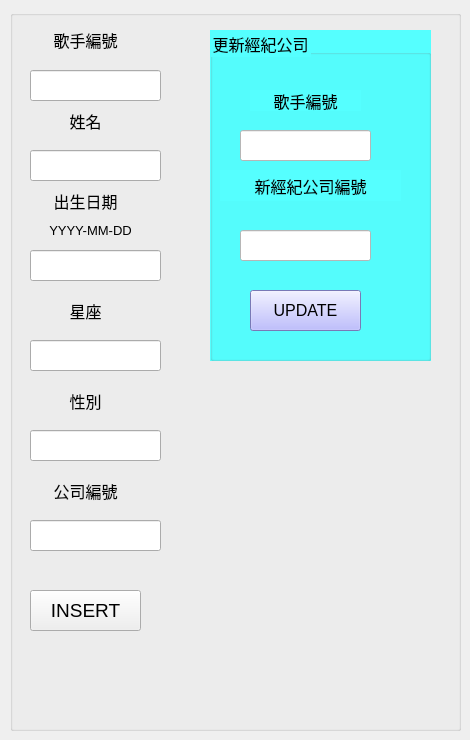
    <widget class="QWidget" name="tab">
     <attribute name="title">
      <string>歌手</string>
     </attribute>
     <widget class="QGroupBox" name="groupBox">
      <property name="geometry">
       <rect>
        <x>10</x>
        <y>10</y>
        <width>451</width>
        <height>721</height>
       </rect>
      </property>
      <property name="font">
       <font>
        <family>Arial</family>
        <pointsize>14</pointsize>
       </font>
      </property>
      <property name="title">
       <string/>
      </property>
      <widget class="QLabel" name="label">
       <property name="geometry">
        <rect>
         <x>20</x>
         <y>14</y>
         <width>111</width>
         <height>31</height>
        </rect>
       </property>
       <property name="font">
        <font>
         <family>Arial</family>
         <pointsize>12</pointsize>
        </font>
       </property>
       <property name="text">
        <string>歌手編號</string>
       </property>
       <property name="alignment">
        <set>Qt::AlignCenter</set>
       </property>
      </widget>
      <widget class="QLabel" name="label_2">
       <property name="geometry">
        <rect>
         <x>20</x>
         <y>100</y>
         <width>111</width>
         <height>21</height>
        </rect>
       </property>
       <property name="font">
        <font>
         <family>Arial</family>
         <pointsize>12</pointsize>
        </font>
       </property>
       <property name="text">
        <string>姓名</string>
       </property>
       <property name="alignment">
        <set>Qt::AlignCenter</set>
       </property>
      </widget>
      <widget class="QLabel" name="label_3">
       <property name="geometry">
        <rect>
         <x>20</x>
         <y>180</y>
         <width>111</width>
         <height>21</height>
        </rect>
       </property>
       <property name="font">
        <font>
         <family>Arial</family>
         <pointsize>12</pointsize>
        </font>
       </property>
       <property name="text">
        <string>出生日期</string>
       </property>
       <property name="alignment">
        <set>Qt::AlignCenter</set>
       </property>
      </widget>
      <widget class="QPushButton" name="pushButton">
       <property name="geometry">
        <rect>
         <x>20</x>
         <y>580</y>
         <width>111</width>
         <height>41</height>
        </rect>
       </property>
       <property name="text">
        <string>INSERT</string>
       </property>
      </widget>
      <widget class="QLabel" name="label_4">
       <property name="geometry">
        <rect>
         <x>20</x>
         <y>290</y>
         <width>111</width>
         <height>21</height>
        </rect>
       </property>
       <property name="font">
        <font>
         <family>Arial</family>
         <pointsize>12</pointsize>
        </font>
       </property>
       <property name="text">
        <string>星座</string>
       </property>
       <property name="alignment">
        <set>Qt::AlignCenter</set>
       </property>
      </widget>
      <widget class="QLabel" name="label_5">
       <property name="geometry">
        <rect>
         <x>10</x>
         <y>210</y>
         <width>141</width>
         <height>21</height>
        </rect>
       </property>
       <property name="font">
        <font>
         <family>Arial</family>
         <pointsize>10</pointsize>
        </font>
       </property>
       <property name="text">
        <string>YYYY-MM-DD</string>
       </property>
       <property name="alignment">
        <set>Qt::AlignCenter</set>
       </property>
      </widget>
      <widget class="QLabel" name="label_6">
       <property name="geometry">
        <rect>
         <x>20</x>
         <y>380</y>
         <width>111</width>
         <height>21</height>
        </rect>
       </property>
       <property name="font">
        <font>
         <family>Arial</family>
         <pointsize>12</pointsize>
        </font>
       </property>
       <property name="text">
        <string>性別</string>
       </property>
       <property name="alignment">
        <set>Qt::AlignCenter</set>
       </property>
      </widget>
      <widget class="QLabel" name="label_7">
       <property name="geometry">
        <rect>
         <x>20</x>
         <y>470</y>
         <width>111</width>
         <height>21</height>
        </rect>
       </property>
       <property name="font">
        <font>
         <family>Arial</family>
         <pointsize>12</pointsize>
        </font>
       </property>
       <property name="text">
        <string>公司編號</string>
       </property>
       <property name="alignment">
        <set>Qt::AlignCenter</set>
       </property>
      </widget>
      <widget class="QGroupBox" name="groupBox_6">
       <property name="geometry">
        <rect>
         <x>200</x>
         <y>20</y>
         <width>221</width>
         <height>331</height>
        </rect>
       </property>
       <property name="font">
        <font>
         <family>Arial</family>
         <pointsize>12</pointsize>
        </font>
       </property>
       <property name="styleSheet">
        <string notr="true">background-color: rgb(85, 255, 255);</string>
       </property>
       <property name="title">
        <string>更新經紀公司</string>
       </property>
       <widget class="QLabel" name="label_12">
        <property name="geometry">
         <rect>
          <x>40</x>
          <y>60</y>
          <width>111</width>
          <height>21</height>
         </rect>
        </property>
        <property name="font">
         <font>
          <family>Arial</family>
          <pointsize>12</pointsize>
         </font>
        </property>
        <property name="text">
         <string>歌手編號</string>
        </property>
        <property name="alignment">
         <set>Qt::AlignCenter</set>
        </property>
       </widget>
       <widget class="QLabel" name="label_14">
        <property name="geometry">
         <rect>
          <x>10</x>
          <y>140</y>
          <width>181</width>
          <height>31</height>
         </rect>
        </property>
        <property name="font">
         <font>
          <family>Arial</family>
          <pointsize>12</pointsize>
         </font>
        </property>
        <property name="text">
         <string>新經紀公司編號</string>
        </property>
        <property name="alignment">
         <set>Qt::AlignCenter</set>
        </property>
       </widget>
       <widget class="QPushButton" name="pushButton_7">
        <property name="geometry">
         <rect>
          <x>40</x>
          <y>260</y>
          <width>111</width>
          <height>41</height>
         </rect>
        </property>
        <property name="font">
         <font>
          <family>Arial</family>
          <pointsize>12</pointsize>
         </font>
        </property>
        <property name="styleSheet">
         <string notr="true">background-color: rgb(170, 170, 255);</string>
        </property>
        <property name="text">
         <string>UPDATE</string>
        </property>
       </widget>
       <widget class="QLineEdit" name="lineEdit_7">
        <property name="geometry">
         <rect>
          <x>30</x>
          <y>100</y>
          <width>131</width>
          <height>31</height>
         </rect>
        </property>
        <property name="styleSheet">
         <string notr="true">background-color: rgb(255, 255, 255);</string>
        </property>
       </widget>
       <widget class="QLineEdit" name="lineEdit_8">
        <property name="geometry">
         <rect>
          <x>30</x>
          <y>200</y>
          <width>131</width>
          <height>31</height>
         </rect>
        </property>
        <property name="styleSheet">
         <string notr="true">background-color: rgb(255, 255, 255);</string>
        </property>
       </widget>
      </widget>
      <widget class="QLineEdit" name="lineEdit">
       <property name="geometry">
        <rect>
         <x>20</x>
         <y>60</y>
         <width>131</width>
         <height>31</height>
        </rect>
       </property>
      </widget>
      <widget class="QLineEdit" name="lineEdit_2">
       <property name="geometry">
        <rect>
         <x>20</x>
         <y>140</y>
         <width>131</width>
         <height>31</height>
        </rect>
       </property>
      </widget>
      <widget class="QLineEdit" name="lineEdit_3">
       <property name="geometry">
        <rect>
         <x>20</x>
         <y>240</y>
         <width>131</width>
         <height>31</height>
        </rect>
       </property>
      </widget>
      <widget class="QLineEdit" name="lineEdit_4">
       <property name="geometry">
        <rect>
         <x>20</x>
         <y>330</y>
         <width>131</width>
         <height>31</height>
        </rect>
       </property>
      </widget>
      <widget class="QLineEdit" name="lineEdit_5">
       <property name="geometry">
        <rect>
         <x>20</x>
         <y>420</y>
         <width>131</width>
         <height>31</height>
        </rect>
       </property>
      </widget>
      <widget class="QLineEdit" name="lineEdit_6">
       <property name="geometry">
        <rect>
         <x>20</x>
         <y>510</y>
         <width>131</width>
         <height>31</height>
        </rect>
       </property>
      </widget>
     </widget>
    </widget>
